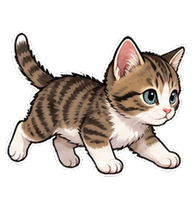
#> input picture assets/examples/shoulder-cat-running-right.webp, 192 x 208 px; its folder holds only this picture in this run
$ python -i raster.py   (imports and definitions only)
#> lines starting #> are read from the running program, lines starting #| are printed output that depends on the picture
### src/goodboy/imageutil.py
"""Small Pillow compatibility helpers."""

from __future__ import annotations

from collections.abc import Iterable
from typing import Any

from PIL import Image


def pixel_data(image: Image.Image) -> Iterable[Any]:
    """Use Pillow's non-deprecated iterator while retaining Pillow 10 support."""

    flattened = getattr(image, "get_flattened_data", None)
    if callable(flattened):
        return flattened()
    return image.getdata()

### src/goodboy/raster.py
"""Deterministic raster processing for generated pet row strips."""

from __future__ import annotations

from pathlib import Path
from statistics import median
from typing import Any

from PIL import Image

from .contracts import CELL_HEIGHT, CELL_WIDTH, ROW_FRAME_COUNTS, STATE_ORDER
from .jsonio import write_json
from .imageutil import pixel_data
from .schemas import default_frame_manifest


RGBA = tuple[int, int, int, int]
EXTRACTION_METHODS = {"auto", "components", "slots", "stable-slots"}

ANCHOR_POLICIES = {
    "idle": "stable_center",
    "waiting": "stable_center",
    "review": "stable_head_or_torso",
    "running": "stable_head_or_torso",
    "running-right": "bottom_grounded",
    "running-left": "bottom_grounded",
    "waving": "bottom_grounded",
    "failed": "bottom_grounded",
    "jumping": "motion_arc",
}

STABILIZED_POLICIES = {"stable_center", "stable_head_or_torso"}
MIN_CENTERING_EDGE = 4


def clear_transparent_rgb(image: Image.Image) -> Image.Image:
    rgba = image.convert("RGBA")
    data = bytearray(rgba.tobytes())
    for index in range(0, len(data), 4):
        if data[index + 3] == 0:
            data[index : index + 3] = b"\x00\x00\x00"
    return Image.frombytes("RGBA", rgba.size, bytes(data))


def border_key(image: Image.Image) -> tuple[int, int, int]:
    rgb = image.convert("RGB")
    samples: list[tuple[int, int, int]] = []
    width, height = rgb.size
    for x in range(width):
        samples.append(rgb.getpixel((x, 0)))
        samples.append(rgb.getpixel((x, height - 1)))
    for y in range(height):
        samples.append(rgb.getpixel((0, y)))
        samples.append(rgb.getpixel((width - 1, y)))
    samples.sort()
    return samples[len(samples) // 2]


def trim_alpha_edge(image: Image.Image) -> Image.Image:
    rgba = image.convert("RGBA")
    pixels = rgba.load()
    remove: list[tuple[int, int]] = []
    for y in range(rgba.height):
        for x in range(rgba.width):
            red, green, blue, alpha = pixels[x, y]
            if alpha == 0:
                continue
            if alpha < 112:
                remove.append((x, y))
                continue
            if alpha < 176 and green > max(red, blue) + 8:
                remove.append((x, y))
                continue
            if alpha < 176:
                for nx in range(max(0, x - 1), min(rgba.width, x + 2)):
                    for ny in range(max(0, y - 1), min(rgba.height, y + 2)):
                        if pixels[nx, ny][3] == 0:
                            remove.append((x, y))
                            break
                    else:
                        continue
                    break
    if not remove:
        return rgba
    data = bytearray(rgba.tobytes())
    for x, y in remove:
        index = (y * rgba.width + x) * 4
        data[index : index + 4] = b"\x00\x00\x00\x00"
    return clear_transparent_rgb(Image.frombytes("RGBA", rgba.size, bytes(data)))


def remove_chroma_background(image: Image.Image, chroma_key: tuple[int, int, int] | None = None) -> Image.Image:
    rgb = image.convert("RGB")
    key = chroma_key or border_key(rgb)
    data = bytearray()
    for red, green, blue in pixel_data(rgb):
        distance = ((red - key[0]) ** 2 + (green - key[1]) ** 2 + (blue - key[2]) ** 2) ** 0.5
        if distance <= 28:
            alpha = 0
        elif distance >= 235:
            alpha = 255
        else:
            alpha = round((distance - 28) / (235 - 28) * 255)

        green_excess = green - max(red, blue)
        if green_excess > 2:
            neutral_green = max(red, blue, round((red + blue) / 2))
            green = neutral_green
            if distance < 330:
                alpha = min(alpha, round(alpha * max(0.22, distance / 360)))

        if alpha < 96:
            data.extend((0, 0, 0, 0))
        else:
            data.extend((red, green, blue, alpha))
    return trim_alpha_edge(clear_transparent_rgb(Image.frombytes("RGBA", rgb.size, bytes(data))))


def alpha_bbox(image: Image.Image) -> tuple[int, int, int, int] | None:
    return image.getchannel("A").getbbox()


# [316 lines left out: functions connected_components, component_bounds, component_frame_groups, component_group_image, crop_equal_slots, extract_subjects and 7 more, not called in this run]


def cy_range(metrics: list[dict[str, Any]]) -> float:
    values = [item["cy"] for item in metrics if item["cy"] is not None]
    return float(max(values) - min(values)) if values else 0.0


# [91 lines left out: functions shift_frame, stabilize_state_frames, build_frames_from_row_strips, not called in this run]

>>> from PIL import Image
>>> picture = Image.open('../../assets/examples/shoulder-cat-running-right.webp')
#> picture is the input picture: PIL image 192x208 RGBA; mean R, G, B, A 81, 72.9, 67.1, 106.4
>>> result = remove_chroma_background(picture)
#> in remove_chroma_background, `rgb = image.convert("RGB")`:
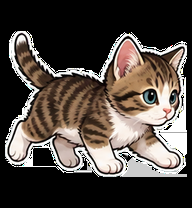
#> rgb: PIL image 192x208 RGB; mean R, G, B 81, 72.9, 67.1
#> after the loop in border_key, `for x in range(width):`: samples = 384 items, first 6: (0, 0, 0), (0, 0, 0), (0, 0, 0), (0, 0, 0), (0, 0, 0), (0, 0, 0)
#> after the loop in border_key, `for y in range(height):`: samples = 800 items, first 6: (0, 0, 0), (0, 0, 0), (0, 0, 0), (0, 0, 0), (0, 0, 0), (0, 0, 0)
#> in remove_chroma_background, `key = chroma_key or border_key(rgb)`: key = (0, 0, 0)
#> in clear_transparent_rgb, `rgba = image.convert("RGBA")`:
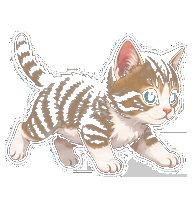
#> rgba: PIL image 192x208 RGBA; mean R, G, B, A 76.4, 69.6, 64.6, 92; transparent parts drawn white
#> the loop in clear_transparent_rgb, `for index in range(0, len(data), 4):` made 39936 passes
#> index on passes 2 to 4: 4, 8, 12
#> after the loop in trim_alpha_edge, `for y in range(rgba.height):`: remove = 1862 pairs, first value 9 to 184, second value 33 to 176
#> the loop in trim_alpha_edge, `for x, y in remove:` made 1862 passes
#> (x, y, index) on passes 1 to 3: (20, 33, 25424), (22, 33, 25432), (18, 34, 26184)
#> in clear_transparent_rgb (call 2), `rgba = image.convert("RGBA")`:
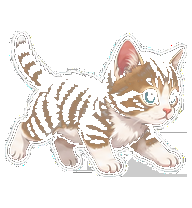
#> rgba: PIL image 192x208 RGBA; mean R, G, B, A 71.9, 66.1, 61.9, 85.8; transparent parts drawn white
#> the loop in clear_transparent_rgb (call 2), `for index in range(0, len(data), 4):` made 39936 passes
